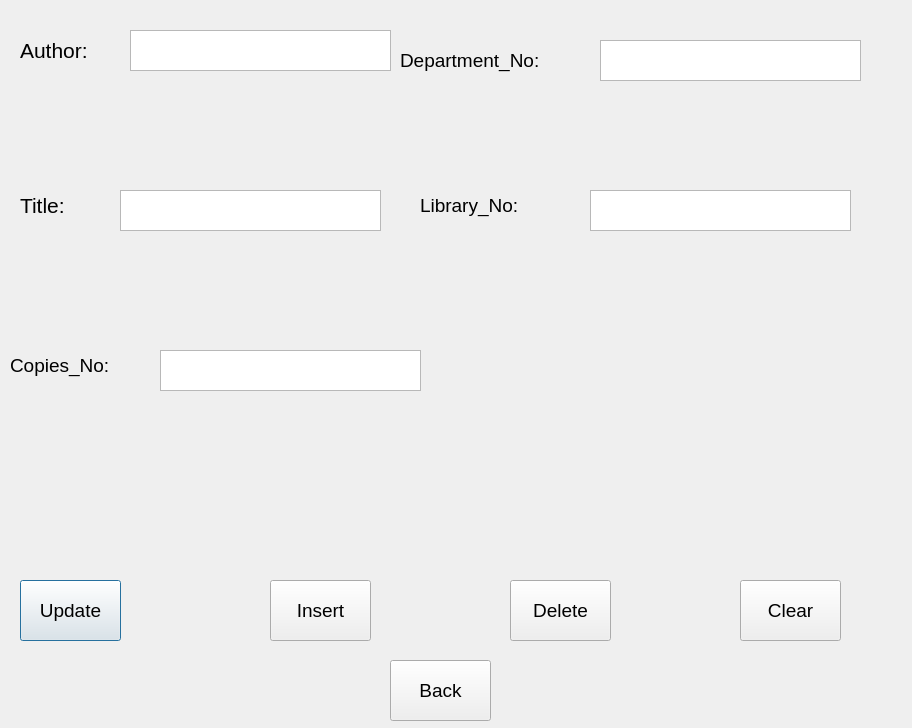
<?xml version="1.0" encoding="UTF-8"?>
<ui version="4.0">
 <class>Dialog</class>
 <widget class="QDialog" name="Dialog">
  <property name="geometry">
   <rect>
    <x>0</x>
    <y>0</y>
    <width>912</width>
    <height>728</height>
   </rect>
  </property>
  <property name="windowTitle">
   <string>Dialog</string>
  </property>
  <widget class="QLabel" name="label">
   <property name="geometry">
    <rect>
     <x>20</x>
     <y>30</y>
     <width>91</width>
     <height>41</height>
    </rect>
   </property>
   <property name="font">
    <font>
     <pointsize>16</pointsize>
    </font>
   </property>
   <property name="text">
    <string>Author:</string>
   </property>
  </widget>
  <widget class="QLabel" name="label_2">
   <property name="geometry">
    <rect>
     <x>20</x>
     <y>190</y>
     <width>71</width>
     <height>31</height>
    </rect>
   </property>
   <property name="font">
    <font>
     <pointsize>16</pointsize>
    </font>
   </property>
   <property name="text">
    <string>Title:</string>
   </property>
  </widget>
  <widget class="QLabel" name="label_3">
   <property name="geometry">
    <rect>
     <x>400</x>
     <y>40</y>
     <width>171</width>
     <height>41</height>
    </rect>
   </property>
   <property name="font">
    <font>
     <pointsize>14</pointsize>
    </font>
   </property>
   <property name="text">
    <string>Department_No:</string>
   </property>
  </widget>
  <widget class="QLabel" name="label_4">
   <property name="geometry">
    <rect>
     <x>420</x>
     <y>190</y>
     <width>121</width>
     <height>31</height>
    </rect>
   </property>
   <property name="font">
    <font>
     <pointsize>14</pointsize>
    </font>
   </property>
   <property name="text">
    <string>Library_No:</string>
   </property>
  </widget>
  <widget class="QLabel" name="label_5">
   <property name="geometry">
    <rect>
     <x>10</x>
     <y>350</y>
     <width>111</width>
     <height>31</height>
    </rect>
   </property>
   <property name="font">
    <font>
     <pointsize>14</pointsize>
    </font>
   </property>
   <property name="text">
    <string>Copies_No:</string>
   </property>
  </widget>
  <widget class="QPushButton" name="updatebtn">
   <property name="geometry">
    <rect>
     <x>20</x>
     <y>580</y>
     <width>101</width>
     <height>61</height>
    </rect>
   </property>
   <property name="font">
    <font>
     <pointsize>14</pointsize>
    </font>
   </property>
   <property name="text">
    <string>Update</string>
   </property>
  </widget>
  <widget class="QPushButton" name="insertbtn">
   <property name="geometry">
    <rect>
     <x>270</x>
     <y>580</y>
     <width>101</width>
     <height>61</height>
    </rect>
   </property>
   <property name="font">
    <font>
     <pointsize>14</pointsize>
    </font>
   </property>
   <property name="text">
    <string>Insert</string>
   </property>
  </widget>
  <widget class="QPushButton" name="deletebtn">
   <property name="geometry">
    <rect>
     <x>510</x>
     <y>580</y>
     <width>101</width>
     <height>61</height>
    </rect>
   </property>
   <property name="font">
    <font>
     <pointsize>14</pointsize>
    </font>
   </property>
   <property name="text">
    <string>Delete</string>
   </property>
  </widget>
  <widget class="QPushButton" name="clearbtn">
   <property name="geometry">
    <rect>
     <x>740</x>
     <y>580</y>
     <width>101</width>
     <height>61</height>
    </rect>
   </property>
   <property name="font">
    <font>
     <pointsize>14</pointsize>
    </font>
   </property>
   <property name="text">
    <string>Clear</string>
   </property>
  </widget>
  <widget class="QPushButton" name="backbtn">
   <property name="geometry">
    <rect>
     <x>390</x>
     <y>660</y>
     <width>101</width>
     <height>61</height>
    </rect>
   </property>
   <property name="font">
    <font>
     <pointsize>14</pointsize>
    </font>
   </property>
   <property name="text">
    <string>Back</string>
   </property>
  </widget>
  <widget class="QPlainTextEdit" name="authortxt">
   <property name="geometry">
    <rect>
     <x>130</x>
     <y>30</y>
     <width>261</width>
     <height>41</height>
    </rect>
   </property>
  </widget>
  <widget class="QPlainTextEdit" name="departxt">
   <property name="geometry">
    <rect>
     <x>600</x>
     <y>40</y>
     <width>261</width>
     <height>41</height>
    </rect>
   </property>
  </widget>
  <widget class="QPlainTextEdit" name="titletxt">
   <property name="geometry">
    <rect>
     <x>120</x>
     <y>190</y>
     <width>261</width>
     <height>41</height>
    </rect>
   </property>
  </widget>
  <widget class="QPlainTextEdit" name="copytxt">
   <property name="geometry">
    <rect>
     <x>160</x>
     <y>350</y>
     <width>261</width>
     <height>41</height>
    </rect>
   </property>
  </widget>
  <widget class="QPlainTextEdit" name="librarytxt">
   <property name="geometry">
    <rect>
     <x>590</x>
     <y>190</y>
     <width>261</width>
     <height>41</height>
    </rect>
   </property>
  </widget>
 </widget>
 <resources/>
 <connections/>
</ui>
